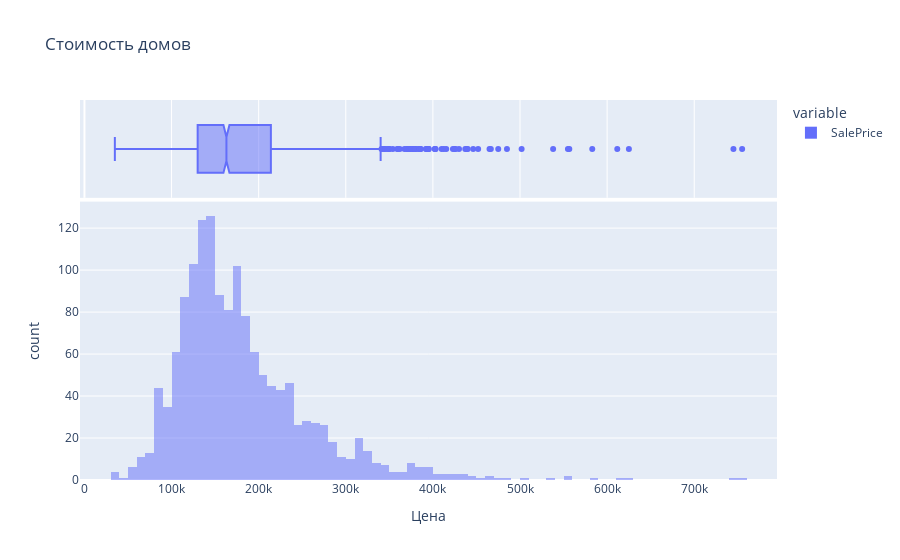

Notebook code for this chart:
### Code cell
import plotly.express as px
# Отрисуем интерактивный график
fig = px.histogram(df['SalePrice'],
                   title='Стоимость домов',
                   marginal = 'box',
                   nbins =  100,
                   barmode='overlay',
                   labels={"value": "Цена"})

fig.show()

### Figure 1 — Plotly figure (JSON) as saved in the notebook; plotly's stock layout.template omitted (floating-point values rounded to 4 significant figures; data arrays with more than 128 entries replaced by an {"elided": "..."} marker saying what was removed)
{"data": [{"alignmentgroup": "True", "bingroup": "x", "hovertemplate": "variable=SalePrice<br>Цена=%{x}<br>count=%{y}<extra></extra>", "legendgroup": "SalePrice", "marker": {"color": "#636efa", "opacity": 0.5, "pattern": {"shape": ""}}, "name": "SalePrice", "nbinsx": 100, "offsetgroup": "SalePrice", "orientation": "v", "showlegend": true, "type": "histogram", "x": {"elided": "1460 int values"}, "xaxis": "x", "yaxis": "y"}, {"alignmentgroup": "True", "hovertemplate": "variable=SalePrice<br>Цена=%{x}<extra></extra>", "legendgroup": "SalePrice", "marker": {"color": "#636efa"}, "name": "SalePrice", "notched": true, "offsetgroup": "SalePrice", "showlegend": false, "type": "box", "x": {"elided": "1460 int values"}, "xaxis": "x2", "yaxis": "y2"}], "layout": {"autosize": true, "barmode": "overlay", "legend": {"title": {"text": "variable"}, "tracegroupgap": 0}, "title": {"text": "Стоимость домов"}, "xaxis": {"anchor": "y", "autorange": true, "domain": [0, 1], "range": [-5106.0, 795000.0], "title": {"text": "Цена"}, "type": "linear"}, "xaxis2": {"anchor": "y2", "autorange": true, "domain": [0, 1], "matches": "x", "range": [-5106.0, 795000.0], "showgrid": true, "showticklabels": false, "type": "linear"}, "yaxis": {"anchor": "x", "autorange": true, "domain": [0, 0.7326], "range": [0, 132.6], "title": {"text": "count"}}, "yaxis2": {"anchor": "x2", "autorange": true, "domain": [0.7426, 1], "matches": "y2", "range": [-0.5, 0.5], "showgrid": false, "showline": false, "showticklabels": false, "ticks": "", "type": "category"}}}
